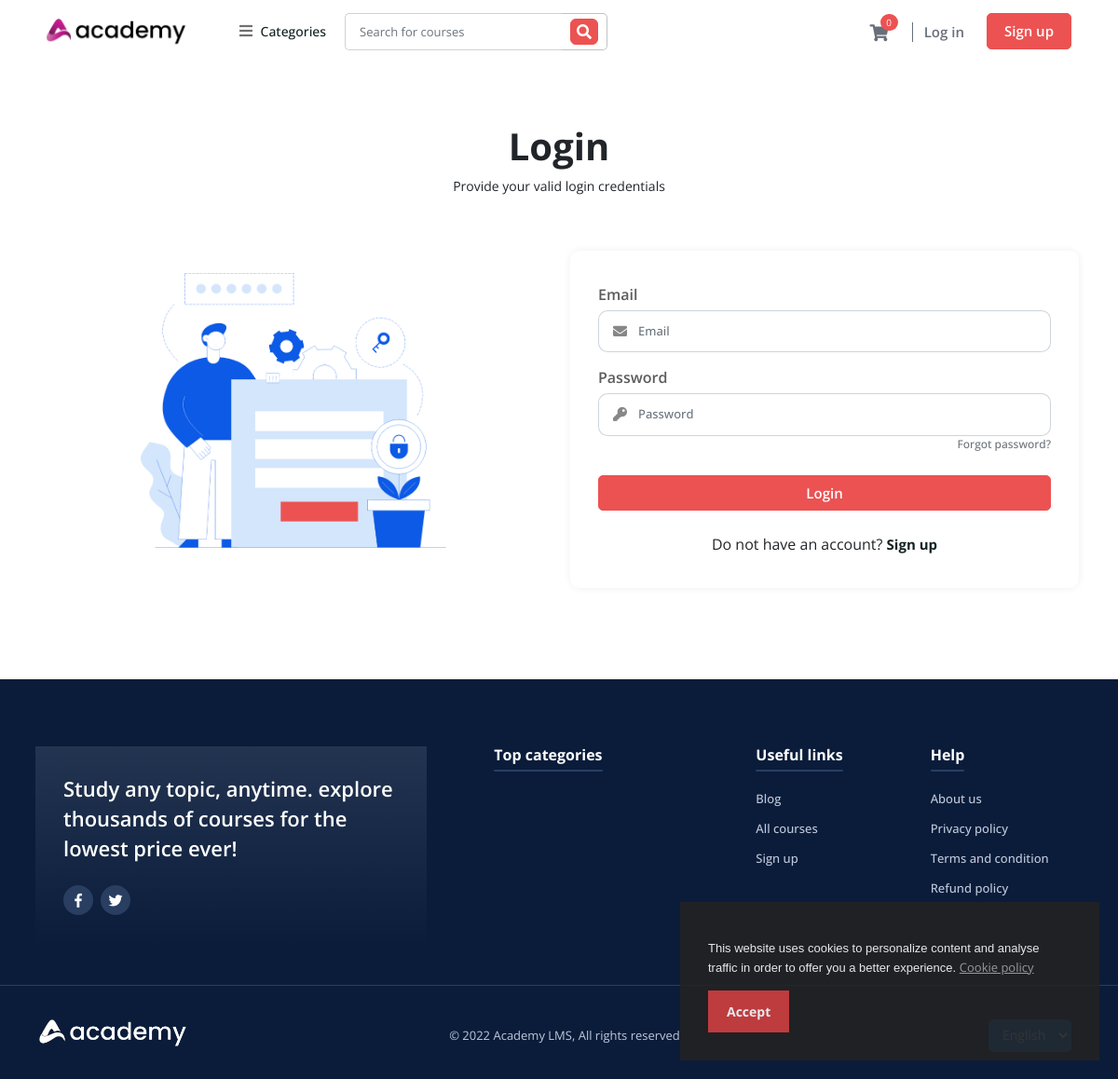
The page /login on the database its author committed.
### tables this page shows
CREATE TABLE `language` (
  `phrase_id` int(11) NOT NULL,
  `phrase` longtext,
  `english` longtext
);

### application/controllers/Login.php (called while the page is built, shortened)
<?php
class Login extends CI_Controller
{
    public function __construct()
    {
        $this->load->database();
        $this->load->library('session');
    }
    public function index()
    {
        $page_data['page_name'] = 'login';
        $page_data['page_title'] = site_phrase('login');
        $this->load->view('frontend/' . get_frontend_settings('theme') . '/index', $page_data);
    }
}

### index.php (called while the page is built, shortened)
<?php
require_once BASEPATH . 'core/CodeIgniter.php';

### application/helpers/multi_language_helper.php (called while the page is built, shortened)
<?php if (!defined('BASEPATH')) exit('No direct script access allowed');
if (!function_exists('site_phrase')) {
    function site_phrase($phrase = '')
    {
        $CI = get_instance();
        $language_code = $CI->session->userdata('language');
        $key = strtolower(preg_replace('/\s+/', '_', $phrase));
        $phrase_query = $CI->db->get_where('language', array('phrase' => $key))->row_array();
        if (is_array($phrase_query) && count($phrase_query) > 0) {
            if (!empty($phrase_query[$language_code])) {
                return $phrase_query[$language_code];
            }
        } else {
            $phrase = ucfirst(str_replace('_', ' ', $key));
            $CI->db->insert('language', array('phrase' => $key, $language_code => $phrase));
            return $phrase;
        }
    }
}

### application/helpers/common_helper.php (called while the page is built, shortened)
<?php if (!defined('BASEPATH')) exit('No direct script access allowed');
if (!function_exists('get_settings')) {
    function get_settings($key = '', $type = "")
    {
        $CI    = &get_instance();
        $CI->db->where('key', $key);
        $result = $CI->db->get('settings')->row('value');
        if($type){
            return json_decode($result, true);
        }else{
            return $result;
        }
    }
}
if (!function_exists('get_frontend_settings')) {
    function get_frontend_settings($key = '')
    {
        $CI    = &get_instance();
        $CI->db->where('key', $key);
        $result = $CI->db->get('frontend_settings')->row('value');
        return $result;
    }
}

### application/views/frontend/default/login.php (the view, shortened to what this page needs)
<section class="category-course-list-area">
    <div class="container">
      <div class="row mb-5 mt-3">
        <div class="col-md-12 text-center">
          <h1 class="fw-700"><?php echo site_phrase('login'); ?></h1>
          <p class="text-14px"><?php echo site_phrase('provide_your_valid_login_credentials'); ?></p>
        </div>
      </div>
      <div class="row">
        <div class="col-lg-6 d-none d-lg-block text-center">
            <img class="mt-4" width="60%" src="<?php echo base_url('uploads/system/sign_up.png'); ?>">
          </div>
          <div class="col-lg-6">
          <div class="sign-up-form">
            <form action="<?php echo site_url('login/validate_login/user'); ?>" method="post" id="sign_up">
              <div class="form-group">
                <label for="login-email"><?php echo site_phrase('email'); ?></label>
                <div class="input-group">
                  <span class="input-group-text bg-white" for="email"><i class="fas fa-envelope"></i></span>
                  <input type="email" name="email" class="form-control" placeholder="<?php echo site_phrase('email'); ?>" aria-label="<?php echo site_phrase('email'); ?>" aria-describedby="<?php echo site_phrase('email'); ?>" id="login-email" required>
                </div>
              </div>
              <div class="form-group">
                <label for="login-password"><?php echo site_phrase('password'); ?></label>
                <div class="input-group">
                  <span class="input-group-text bg-white" for="password"><i class="fas fa-key"></i></span>
                  <input type="password" name="password" class="form-control" placeholder="<?php echo site_phrase('password'); ?>" aria-label="<?php echo site_phrase('password'); ?>" aria-describedby="<?php echo site_phrase('password'); ?>" id="login-password" required>
                </div>
                <a class="text-muted text-12px fw-500 float-end" href="<?php echo site_url('login/forgot_password_request'); ?>"><?php echo site_phrase('forgot_password'); ?>?</a>
              </div>
              <div class="form-group">
                <button type="submit" class="btn red radius-5 mt-4 w-100"><?php echo site_phrase('login'); ?></button>
              </div>
              <div class="form-group mt-4 mb-0 text-center">
                <?php echo site_phrase('do_not_have_an_account'); ?>?
                <a class="text-15px fw-700" href="<?php echo site_url('sign_up') ?>"><?php echo site_phrase('sign_up'); ?></a>
              </div>
            </form>
          </div>
        </div>
      </div>
    </div>
</section>

### application/views/frontend/default/index.php (shortened to what this page needs)
<!DOCTYPE html>
<html lang="en">
<head>
	<?php include 'includes_top.php';?>
</head>
<body class="white-bg">
	<?php
	if ($this->session->userdata('user_login')) {
		include 'logged_in_header.php';
	}else {
		include 'logged_out_header.php';
	}
	if(get_frontend_settings('cookie_status') == 'active'):
    	include 'eu-cookie.php';
  	endif;
  	if($page_name === null){
  		include $path;
  	}else{
		include $page_name.'.php';
	}
	include 'footer.php';
	?>
</body>
</html>

### application/views/frontend/default/includes_top.php (shortened to what this page needs)
<link rel="stylesheet" href="<?php echo base_url() . 'assets/frontend/default/css/fontawesome-all.min.css'; ?>">
<link rel="stylesheet" href="<?php echo base_url() . 'assets/frontend/default/css/bootstrap.min.css'; ?>">
<link rel="stylesheet" href="<?php echo base_url() . 'assets/frontend/default/css/main.css'; ?>">
<link rel="stylesheet" href="<?php echo base_url() . 'assets/frontend/default/css/responsive.css'; ?>">
<link rel="stylesheet" href="<?php echo base_url() . 'assets/frontend/default/css/custom.css'; ?>">
<link rel="stylesheet" href="<?php echo base_url() . 'assets/frontend/default/css/tagify.css'; ?>">
<link rel="stylesheet" href="<?php echo base_url() . 'assets/global/toastr/toastr.css' ?>">

### application/views/frontend/default/logged_out_header.php (shortened to what this page needs)
<section class="menu-area bg-white">
  <div class="container-xl">
    <nav class="navbar navbar-expand-lg bg-white">
      <a href="<?php echo site_url(''); ?>" class="navbar-brand pt-2 mt-1"><img src="<?php echo base_url('uploads/system/'.get_frontend_settings('dark_logo')); ?>" alt="" height="35"></a>
      <?php include 'menu.php'; ?>
      <form class="inline-form me-auto" action="<?php echo site_url('home/search'); ?>" method="get">
        <div class="input-group search-box mobile-search">
          <input type="text" name = 'query' value="<?php echo isset($_GET['query']) ? $_GET['query'] : ""; ?>" class="form-control" placeholder="<?php echo site_phrase('search_for_courses'); ?>">
          <div class="input-group-append">
            <button class="btn" type="submit"><i class="fas fa-search"></i></button>
          </div>
        </div>
      </form>
      <div class="cart-box menu-icon-box" id = "cart_items">
        <?php include 'cart_items.php'; ?>
      </div>
      <div class="sign-in-box btn-group">
        <a href="<?php echo site_url('login'); ?>" class="btn btn-sign-in-simple"><?php echo site_phrase('log_in'); ?></a>
        <a href="<?php echo site_url('sign_up'); ?>" class="btn btn-sign-up"><?php echo site_phrase('sign_up'); ?></a>
      </div>
    </nav>
  </div>
</section>

### application/views/frontend/default/menu.php (shortened to what this page needs)
<div class="main-nav-wrap">
  <ul class="mobile-main-nav">
    <li class="has-children text-nowrap fw-bold">
      <a href="">
        <i class="fas fa-bars text-16px"></i>
        <span class="fw-500"><?php echo site_phrase('categories'); ?></span>
      </a>
    </li>
  </ul>
</div>

### application/views/frontend/default/cart_items.php (shortened to what this page needs)
<div class="icon">
	<a href="<?php echo site_url('home/shopping_cart'); ?>"><i class="fas fa-shopping-cart"></i></a>
	<span class="number"><?php echo sizeof($this->session->userdata('cart_items')); ?></span>
</div>

### application/views/frontend/default/eu-cookie.php (shortened to what this page needs)
<link rel="stylesheet" type="text/css" href="<?php echo site_url(); ?>assets/frontend/eu-cookie/purecookie.css" async />
<div class="cookieConsentContainer" id="cookieConsentContainer" style="opacity: .9; display: block; display: none;">
  <div class="cookieDesc">
    <p>
      <?php echo get_frontend_settings('cookie_note');?>
      <a class="link-cookie-policy" href="<?php echo site_url('home/cookie_policy'); ?>"><?php echo site_phrase('cookie_policy'); ?></a>
    </p>
  </div>
  <div class="cookieButton">
    <a onclick="cookieAccept();"><?php echo site_phrase('accept'); ?></a>
  </div>
</div>

### application/views/frontend/default/footer.php (shortened to what this page needs)
<footer class="footer-area d-print-none mt-5 pt-5">
  <div class="container-xl py-4">
    <div class="row mb-3">
      <div class="col-6 col-sm-6 col-xl-3 px-4">
        <h6 class="text-white fw-700 mb-4">
          <span class="header-underline"><?php echo site_phrase('top_categories'); ?></span>
        </h6>
      </div>
      <div class="col-6 col-sm-6 col-xl-2 px-4">
        <h6 class="text-white fw-700 mb-4">
          <span class="header-underline"><?php echo site_phrase('useful_links'); ?></span>
        </h6>
        <ul class="list-unstyled text-small">
          <li class="mb-2 mt-1"><a class="link-secondary footer-hover-link" href="<?php echo site_url('blog'); ?>"><?php echo site_phrase('blog'); ?></a></li>
          <li class="mb-2 mt-1"><a class="link-secondary footer-hover-link" href="<?php echo site_url('home/courses'); ?>"><?php echo site_phrase('all_courses'); ?></a></li>
          <li class="mb-2 mt-1"><a class="link-secondary footer-hover-link" href="<?php echo site_url('sign_up'); ?>"><?php echo site_phrase('sign_up'); ?></a></li>
        </ul>
      </div>
      <div class="col-6 col-sm-6 col-xl-2 px-4">
        <h6 class="text-white fw-700 mb-4">
          <span class="header-underline"><?php echo site_phrase('help'); ?></span>
        </h6>
        <ul class="list-unstyled text-small">
          <li class="mb-2 mt-1"><a class="link-secondary footer-hover-link" href="<?php echo site_url('home/about_us'); ?>"><?php echo site_phrase('about_us'); ?></a></li>
          <li class="mb-2 mt-1"><a class="link-secondary footer-hover-link" href="<?php echo site_url('home/privacy_policy'); ?>"><?php echo site_phrase('privacy_policy'); ?></a></li>
          <li class="mb-2 mt-1"><a class="link-secondary footer-hover-link" href="<?php echo site_url('home/terms_and_condition'); ?>"><?php echo site_phrase('terms_and_condition'); ?></a></li>
          <li class="mb-2 mt-1"><a class="link-secondary footer-hover-link" href="<?php echo site_url('home/refund_policy'); ?>"><?php echo site_phrase('refund_policy'); ?></a></li>
        </ul>
      </div>
      <div class="col-12 col-xl-5 order-md-first pe-4 pe-xl-5 ps-4 ps-xl-0">
        <div class="footer-summary">
          <h5 class="fw-600 mb-3"><?php echo get_settings('website_description'); ?></h5>
          <ul class="footer-social-link">
            <?php $facebook = get_frontend_settings('facebook'); ?>
            <?php $twitter = get_frontend_settings('twitter'); ?>
            <?php if($facebook): ?>
              <li class="mb-1 mt-2">
                <a href="<?php echo $facebook; ?>"><i class="fab fa-facebook-f"></i></a>
              </li>
            <?php endif; ?>
            <?php if($twitter): ?>
              <li class="mb-1 mt-2">
                <a href="<?php echo $twitter; ?>"><i class="fab fa-twitter"></i></a>
              </li>
            <?php endif; ?>
          </ul>
        </div>
      </div>
    </div>
  </div>
  <section class="border-top-sub-blue pt-3 pb-2">
    <div class="container-xl">
      <div class="row mt-3 py-1">
        <div class="col-md-4 ps-4 ps-md-1">
          <img src="<?php echo base_url('uploads/system/'.get_frontend_settings('light_logo')); ?>" width="160">
        </div>
        <div class="col-md-4 ps-4 text-13px pt-2 text-start text-md-center">
          &copy; 2022 <?php echo get_settings('system_name'); ?>, <?php echo site_phrase('all_rights_reserved'); ?>
          <br>
        </div>
        <div class="col-md-4 ps-4 text-start text-md-end mt-4 mt-md-0">
        </div>
      </div>
    </div>
  </section>
</footer>

### assets/frontend/default/css/responsive.css (style rules this page uses)
@media (min-width:992px) { .navbar-expand-lg { -webkit-box-orient: horizontal; -webkit-box-direction: normal; -ms-flex-flow: row nowrap; flex-flow: row nowrap; -webkit-box-pack: start; -ms-flex-pack: start; justify-content: flex-start; } }
@media (min-width:992px) { .main-nav-wrap { margin: 0 30px 0 22px; } }
@media (min-width:992px) { .main-nav-wrap { margin: 0 20px 0 15px; } }
@media (min-width:992px) { .main-nav-wrap>ul>li>a { text-decoration: none; font-size: 14px; padding: 23px 0; display: inline-block; position: relative; padding-left: 25px } }
@media (min-width:992px) { .main-nav-wrap>ul>li>a i { color: #707171; margin-right: 5px; font-size: 12px; } }
@media (min-width:992px) { .main-nav-wrap ul { list-style: none; margin: 0; padding: 0; } }
@media (min-width:992px) { .main-nav-wrap>ul>li { position: relative; } }

### assets/frontend/default/css/custom.css (style rules this page uses)
body, div, ul, li, a, button, td, span { font-family: 'Open Sans', sans-serif !important; }
a { text-decoration: none; }
.footer-area { color: #bfc8da; }
.footer-hover-link { text-decoration: none; font-size: 13px; color: #bfc8da; font-weight: 500; }
.footer-summary { color: #fff; padding: 29px 30px; background: linear-gradient(360deg, rgba(10,28,58,1) 0%, rgba(35,52,81,1) 100%); }
.footer-summary h3, .footer-summary h4, .footer-summary h5 { line-height: 32px; font-size: 22px; }
ul.footer-social-link { list-style: none; padding-left: 0px; height: 30px; }
ul.footer-social-link li { float: left; background-color: #293e61; color: #fff; margin: 0px 8px 0px 0px; border-radius: 50%; height: 32px; width: 32px; line-height: 32px; text-align: center; transition: all .3s; }
.border-top-sub-blue { border-top: 1px solid #293e61; }
ul.footer-social-link li a { display: block; color: #fff; font-size: 15px; }
.sign-up-form { background: #fff; padding: 35px 30px; border-radius: 10px; box-shadow: 0px 0px 10px -1px #ebebeb; }
.sign-up-form .form-group { margin-bottom: 15px; }
.sign-up-form .form-group label { color: #5c5c5c; font-weight: 600; }
.sign-up-form .form-group .input-group span { border-right: none; padding: 12px 8px 12px 15px; border-radius: 10px; color: #878787; font-size: 15px; font-weight: 500; }
.sign-up-form .form-group .input-group input { border-left: none; padding: 12px 5px; border-radius: 10px; color: #878787; font-size: 13px; font-weight: 500; }
.header-underline { position: relative; }
.header-underline::before { content: ""; position: absolute; background-color: #293e61; width: 100%; height: 2px; border-radius: 2px; bottom: -7px; }

### assets/frontend/eu-cookie/purecookie.css (style rules this page uses)
.cookieConsentContainer { z-index: 999; width: 450px; min-height: 20px; box-sizing: border-box; padding: 30px 30px 30px 30px; background: #232323; overflow: hidden; position: fixed; bottom: 20px; right: 20px; display: none; }
.cookieConsentContainer .cookieDesc p { margin: 0; padding: 0; font-family: OpenSans, arial, "sans-serif"; color: #FFFFFF; font-size: 13px; line-height: 20px; display: block; margin-top: 10px; }
.cookieConsentContainer .cookieDesc a { font-family: OpenSans, arial, "sans-serif"; color: #FFFFFF; text-decoration: underline; }
.cookieConsentContainer .cookieButton a { display: inline-block; font-family: OpenSans, arial, "sans-serif"; color: #fff; font-size: 14px; font-weight: bold; margin-top: 14px; background: #d24040; box-sizing: border-box; padding: 12px 20px; text-align: center; transition: background 0.3s; }
.link-cookie-policy { opacity: .6; }
.cookieConsentContainer { opacity: .9; display: block; display: none; }

### rows shown on the page
language: english "Categories"
language: query "Search for courses"
language: english "Log in"
language: english "Sign up"
language: english "Cookie policy"
language: english "Accept"
language: english "Login"
language: english "Provide your valid login credentials"
language: english "Email", email "Email"
language: english "Password"
language: english "Forgot password"
language: english "Do not have an account"
language: english "Top categories"
language: english "Useful links"
language: english "Blog"
language: english "All courses"
language: english "Help"
language: english "About us"
language: english "Privacy policy"
language: english "Terms and condition"
language: english "Refund policy"
language: english "All rights reserved"

### other values the page prints
sizeof($this->session->userdata('cart_items')) "0"
get_frontend_settings('cookie_note') "This website uses cookies to personalize content and analyse traffic in order to offer you a better experience."
get_settings('website_description') "Study any topic, anytime. explore thousands of courses for the lowest price ever!"
get_settings('system_name') "Academy LMS"
